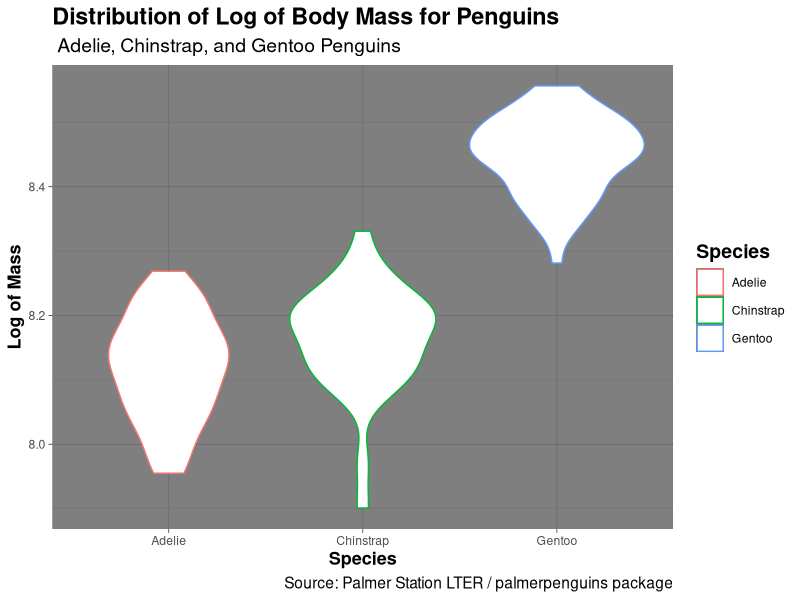

Source code (R): (Note: this script raises an error after producing the figure.)
## Write a script that:

#### Load Libraries ######
library(palmerpenguins)
library(tidyverse)
library(here)
library(ggthemes)

### Load data ######
# The data is part of the package and is called penguins
glimpse(penguins)

# calculates the mean and variance of body mass by species, island, and sex without any NAs
penguins %>% # use penguin dataframe
  drop_na(species, island, sex) %>% 
  group_by(species, island, sex) %>%
  summarise(mean_body_mass = mean(body_mass_g, na.rm = TRUE),
            variance_body_mass = var(body_mass_g, na.rm=TRUE))

# filters out (i.e. excludes) male penguins, then calculates the log body mass, 
# then selects only the columns for species, island, sex, and log body mass, 
# then use these data to make any plot. Make sure the plot has clean and clear 
# labels and follows best practices. Save the plot in the correct output folder.
penguins %>%
  filter(sex == "female") %>%
  drop_na(body_mass_g, species, island, sex) %>%
  mutate(log_mass = log(body_mass_g)) %>%
  select(species, island, sex, log_mass) %>%
  ggplot(mapping = aes(x = species, y = log_mass,
                       color = species)) +
  geom_violin(
    
  ) +
  labs(title = "Distribution of Log of Body Mass for Penguins", 
       subtitle = " Adelie, Chinstrap, and Gentoo Penguins",
       x = "Species", y = "Log of Mass",
       color = "Species",  #differentiate color by species
       caption = "Source: Palmer Station LTER / palmerpenguins package") +
  theme_dark() + #change theme to igray 
  theme(axis.title = element_text(size = 13), #change size of axis titles
        legend.key.size = unit(1.4, "line"), #extend length of line in legend
        title = element_text(size = 14, face = "bold"), #increase title size and make bold
        plot.subtitle = element_text(face = "plain"), #subtitle plain text instead of bold
        plot.caption = element_text(face = "plain")) +
  ggsave(here("Week_04", "Output", "Assignment 4a: Distribution of log of body mass for penguins.png"))   
